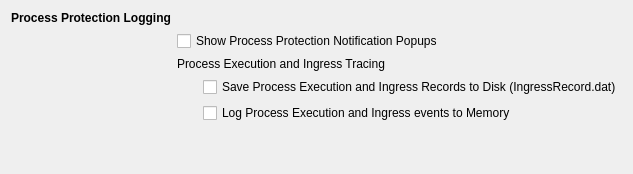
       <widget class="QWidget" name="tabExec">
        <attribute name="title">
         <string>Process Protection</string>
        </attribute>
        <layout class="QGridLayout" name="gridLayout_7">
         <item row="0" column="0">
          <layout class="QGridLayout" name="gridLayout_5">
           <item row="0" column="0">
            <widget class="QLabel" name="lblExecInfo">
             <property name="font">
              <font>
               <bold>true</bold>
               <kerning>true</kerning>
              </font>
             </property>
             <property name="text">
              <string>Process Protection Logging</string>
             </property>
            </widget>
           </item>
           <item row="1" column="1" colspan="2">
            <widget class="QCheckBox" name="chkExecShowPopUp">
             <property name="text">
              <string>Show Process Protection Notification Popups</string>
             </property>
            </widget>
           </item>
           <item row="3" column="2">
            <widget class="QCheckBox" name="chkExecRecord">
             <property name="text">
              <string>Save Process Execution and Ingress Records to Disk (IngressRecord.dat)</string>
             </property>
            </widget>
           </item>
           <item row="5" column="1">
            <spacer name="verticalSpacer_4">
             <property name="orientation">
              <enum>Qt::Orientation::Vertical</enum>
             </property>
             <property name="sizeHint" stdset="0">
              <size>
               <width>20</width>
               <height>40</height>
              </size>
             </property>
            </spacer>
           </item>
           <item row="4" column="2">
            <widget class="QCheckBox" name="chkExecLog">
             <property name="text">
              <string>Log Process Execution and Ingress events to Memory</string>
             </property>
            </widget>
           </item>
           <item row="5" column="2">
            <spacer name="horizontalSpacer_5">
             <property name="orientation">
              <enum>Qt::Orientation::Horizontal</enum>
             </property>
             <property name="sizeHint" stdset="0">
              <size>
               <width>40</width>
               <height>20</height>
              </size>
             </property>
            </spacer>
           </item>
           <item row="2" column="1" colspan="2">
            <widget class="QLabel" name="label_7">
             <property name="text">
              <string>Process Execution and Ingress Tracing</string>
             </property>
            </widget>
           </item>
          </layout>
         </item>
        </layout>
       </widget>
